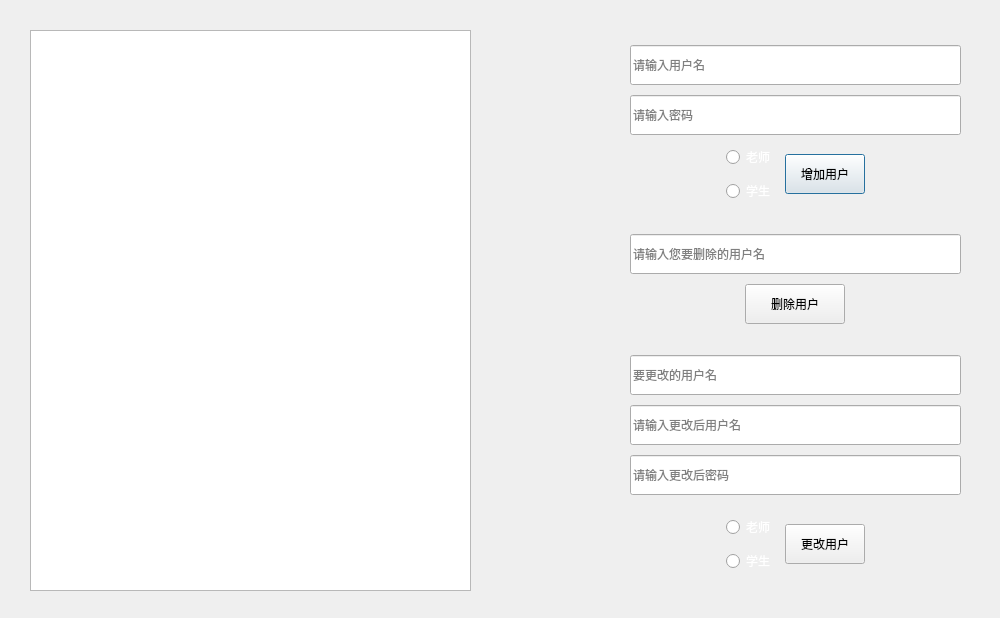
<?xml version="1.0" encoding="UTF-8"?>
<ui version="4.0">
 <class>AdminWindow</class>
 <widget class="QDialog" name="AdminWindow">
  <property name="geometry">
   <rect>
    <x>0</x>
    <y>0</y>
    <width>1000</width>
    <height>618</height>
   </rect>
  </property>
  <property name="minimumSize">
   <size>
    <width>1000</width>
    <height>618</height>
   </size>
  </property>
  <property name="maximumSize">
   <size>
    <width>1000</width>
    <height>618</height>
   </size>
  </property>
  <property name="windowTitle">
   <string>Admin</string>
  </property>
  <property name="styleSheet">
   <string notr="true">#AdminWindow
{
border-image: url(:/new/prefix1/Thunder.jpg);
}</string>
  </property>
  <widget class="QTableView" name="tableView">
   <property name="geometry">
    <rect>
     <x>30</x>
     <y>30</y>
     <width>441</width>
     <height>561</height>
    </rect>
   </property>
  </widget>
  <widget class="QWidget" name="verticalLayoutWidget_6">
   <property name="geometry">
    <rect>
     <x>630</x>
     <y>40</y>
     <width>331</width>
     <height>541</height>
    </rect>
   </property>
   <layout class="QVBoxLayout" name="verticalLayout_8">
    <item>
     <layout class="QVBoxLayout" name="verticalLayout_6">
      <property name="spacing">
       <number>10</number>
      </property>
      <item>
       <widget class="QLineEdit" name="edtName">
        <property name="minimumSize">
         <size>
          <width>0</width>
          <height>40</height>
         </size>
        </property>
        <property name="font">
         <font>
          <family>微软雅黑</family>
         </font>
        </property>
        <property name="text">
         <string/>
        </property>
        <property name="placeholderText">
         <string>请输入用户名</string>
        </property>
       </widget>
      </item>
      <item>
       <widget class="QLineEdit" name="edtPassword">
        <property name="minimumSize">
         <size>
          <width>0</width>
          <height>40</height>
         </size>
        </property>
        <property name="font">
         <font>
          <family>微软雅黑</family>
         </font>
        </property>
        <property name="text">
         <string/>
        </property>
        <property name="echoMode">
         <enum>QLineEdit::Password</enum>
        </property>
        <property name="placeholderText">
         <string>请输入密码</string>
        </property>
       </widget>
      </item>
      <item>
       <layout class="QHBoxLayout" name="horizontalLayout">
        <item>
         <spacer name="horizontalSpacer_4">
          <property name="orientation">
           <enum>Qt::Horizontal</enum>
          </property>
          <property name="sizeHint" stdset="0">
           <size>
            <width>40</width>
            <height>20</height>
           </size>
          </property>
         </spacer>
        </item>
        <item>
         <layout class="QVBoxLayout" name="verticalLayout">
          <item>
           <widget class="QRadioButton" name="rbtnTeacher">
            <property name="font">
             <font>
              <family>微软雅黑</family>
             </font>
            </property>
            <property name="styleSheet">
             <string notr="true">color: rgb(255, 255, 255);</string>
            </property>
            <property name="text">
             <string>老师</string>
            </property>
           </widget>
          </item>
          <item>
           <widget class="QRadioButton" name="rbtnStudent">
            <property name="font">
             <font>
              <family>微软雅黑</family>
             </font>
            </property>
            <property name="styleSheet">
             <string notr="true">color: rgb(255, 255, 255);</string>
            </property>
            <property name="text">
             <string>学生</string>
            </property>
           </widget>
          </item>
         </layout>
        </item>
        <item>
         <widget class="QPushButton" name="btnAddUser">
          <property name="minimumSize">
           <size>
            <width>0</width>
            <height>40</height>
           </size>
          </property>
          <property name="font">
           <font>
            <family>微软雅黑</family>
           </font>
          </property>
          <property name="styleSheet">
           <string notr="true"/>
          </property>
          <property name="text">
           <string>增加用户</string>
          </property>
         </widget>
        </item>
        <item>
         <spacer name="horizontalSpacer_2">
          <property name="orientation">
           <enum>Qt::Horizontal</enum>
          </property>
          <property name="sizeHint" stdset="0">
           <size>
            <width>40</width>
            <height>20</height>
           </size>
          </property>
         </spacer>
        </item>
       </layout>
      </item>
     </layout>
    </item>
    <item>
     <spacer name="verticalSpacer_3">
      <property name="orientation">
       <enum>Qt::Vertical</enum>
      </property>
      <property name="sizeType">
       <enum>QSizePolicy::Fixed</enum>
      </property>
      <property name="sizeHint" stdset="0">
       <size>
        <width>20</width>
        <height>20</height>
       </size>
      </property>
     </spacer>
    </item>
    <item>
     <layout class="QVBoxLayout" name="verticalLayout_5">
      <property name="spacing">
       <number>10</number>
      </property>
      <item>
       <widget class="QLineEdit" name="edtDeleteName">
        <property name="minimumSize">
         <size>
          <width>0</width>
          <height>40</height>
         </size>
        </property>
        <property name="font">
         <font>
          <family>微软雅黑</family>
         </font>
        </property>
        <property name="placeholderText">
         <string>请输入您要删除的用户名</string>
        </property>
       </widget>
      </item>
      <item>
       <layout class="QHBoxLayout" name="horizontalLayout_2">
        <item>
         <widget class="QPushButton" name="btnDeleteUser">
          <property name="minimumSize">
           <size>
            <width>0</width>
            <height>40</height>
           </size>
          </property>
          <property name="maximumSize">
           <size>
            <width>100</width>
            <height>16777215</height>
           </size>
          </property>
          <property name="font">
           <font>
            <family>微软雅黑</family>
           </font>
          </property>
          <property name="styleSheet">
           <string notr="true"/>
          </property>
          <property name="text">
           <string>删除用户</string>
          </property>
         </widget>
        </item>
       </layout>
      </item>
     </layout>
    </item>
    <item>
     <spacer name="verticalSpacer_2">
      <property name="orientation">
       <enum>Qt::Vertical</enum>
      </property>
      <property name="sizeType">
       <enum>QSizePolicy::Fixed</enum>
      </property>
      <property name="sizeHint" stdset="0">
       <size>
        <width>20</width>
        <height>20</height>
       </size>
      </property>
     </spacer>
    </item>
    <item>
     <layout class="QVBoxLayout" name="verticalLayout_4">
      <property name="spacing">
       <number>10</number>
      </property>
      <property name="leftMargin">
       <number>0</number>
      </property>
      <item>
       <layout class="QVBoxLayout" name="verticalLayout_3">
        <item>
         <widget class="QLineEdit" name="edtChangeName">
          <property name="minimumSize">
           <size>
            <width>309</width>
            <height>40</height>
           </size>
          </property>
          <property name="maximumSize">
           <size>
            <width>30000</width>
            <height>16777215</height>
           </size>
          </property>
          <property name="placeholderText">
           <string>要更改的用户名</string>
          </property>
         </widget>
        </item>
        <item>
         <widget class="QLineEdit" name="edtChangedName">
          <property name="minimumSize">
           <size>
            <width>0</width>
            <height>40</height>
           </size>
          </property>
          <property name="font">
           <font>
            <family>微软雅黑</family>
           </font>
          </property>
          <property name="text">
           <string/>
          </property>
          <property name="placeholderText">
           <string>请输入更改后用户名</string>
          </property>
         </widget>
        </item>
        <item>
         <widget class="QLineEdit" name="edtChangedPassword">
          <property name="minimumSize">
           <size>
            <width>0</width>
            <height>40</height>
           </size>
          </property>
          <property name="font">
           <font>
            <family>微软雅黑</family>
           </font>
          </property>
          <property name="text">
           <string/>
          </property>
          <property name="echoMode">
           <enum>QLineEdit::Password</enum>
          </property>
          <property name="placeholderText">
           <string>请输入更改后密码</string>
          </property>
         </widget>
        </item>
        <item>
         <spacer name="verticalSpacer">
          <property name="orientation">
           <enum>Qt::Vertical</enum>
          </property>
          <property name="sizeType">
           <enum>QSizePolicy::Fixed</enum>
          </property>
          <property name="sizeHint" stdset="0">
           <size>
            <width>20</width>
            <height>10</height>
           </size>
          </property>
         </spacer>
        </item>
        <item>
         <layout class="QHBoxLayout" name="horizontalLayout_3">
          <item>
           <spacer name="horizontalSpacer_3">
            <property name="orientation">
             <enum>Qt::Horizontal</enum>
            </property>
            <property name="sizeType">
             <enum>QSizePolicy::Expanding</enum>
            </property>
            <property name="sizeHint" stdset="0">
             <size>
              <width>40</width>
              <height>20</height>
             </size>
            </property>
           </spacer>
          </item>
          <item>
           <layout class="QVBoxLayout" name="verticalLayout_2">
            <item>
             <widget class="QRadioButton" name="rbtnTeacher2">
              <property name="maximumSize">
               <size>
                <width>100</width>
                <height>16777215</height>
               </size>
              </property>
              <property name="font">
               <font>
                <family>微软雅黑</family>
                <weight>50</weight>
                <bold>false</bold>
               </font>
              </property>
              <property name="styleSheet">
               <string notr="true">color: rgb(255, 255, 255);</string>
              </property>
              <property name="text">
               <string>老师</string>
              </property>
             </widget>
            </item>
            <item>
             <widget class="QRadioButton" name="rbtnStudent2">
              <property name="maximumSize">
               <size>
                <width>100</width>
                <height>16777215</height>
               </size>
              </property>
              <property name="font">
               <font>
                <family>微软雅黑</family>
               </font>
              </property>
              <property name="styleSheet">
               <string notr="true">color: rgb(255, 255, 255);</string>
              </property>
              <property name="text">
               <string>学生</string>
              </property>
             </widget>
            </item>
           </layout>
          </item>
          <item>
           <widget class="QPushButton" name="btnChangeUser">
            <property name="minimumSize">
             <size>
              <width>60</width>
              <height>40</height>
             </size>
            </property>
            <property name="maximumSize">
             <size>
              <width>100</width>
              <height>16777215</height>
             </size>
            </property>
            <property name="font">
             <font>
              <family>微软雅黑</family>
             </font>
            </property>
            <property name="styleSheet">
             <string notr="true"/>
            </property>
            <property name="text">
             <string>更改用户</string>
            </property>
            <property name="iconSize">
             <size>
              <width>16</width>
              <height>16</height>
             </size>
            </property>
           </widget>
          </item>
          <item>
           <spacer name="horizontalSpacer">
            <property name="orientation">
             <enum>Qt::Horizontal</enum>
            </property>
            <property name="sizeType">
             <enum>QSizePolicy::Expanding</enum>
            </property>
            <property name="sizeHint" stdset="0">
             <size>
              <width>40</width>
              <height>20</height>
             </size>
            </property>
           </spacer>
          </item>
         </layout>
        </item>
       </layout>
      </item>
     </layout>
    </item>
   </layout>
  </widget>
 </widget>
 <resources/>
 <connections/>
</ui>
